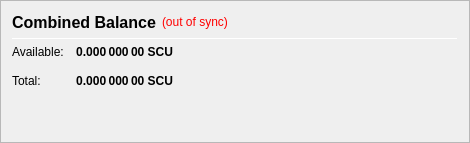
                   <widget class="QFrame" name="frame_CombinedBalances">
                    <property name="minimumSize">
                     <size>
                      <width>470</width>
                      <height>0</height>
                     </size>
                    </property>
                    <property name="frameShape">
                     <enum>QFrame::StyledPanel</enum>
                    </property>
                    <property name="frameShadow">
                     <enum>QFrame::Raised</enum>
                    </property>
                    <layout class="QVBoxLayout" name="verticalLayout_5">
                     <item>
                      <layout class="QHBoxLayout" name="horizontalLayout_5" stretch="0,0,0">
                       <item>
                        <widget class="QLabel" name="label_5z">
                         <property name="minimumSize">
                          <size>
                           <width>0</width>
                           <height>20</height>
                          </size>
                         </property>
                         <property name="font">
                          <font>
                           <pointsize>12</pointsize>
                           <weight>75</weight>
                           <bold>true</bold>
                          </font>
                         </property>
                         <property name="toolTip">
                          <string>Combined Balance (including unconfirmed and immature coins)</string>
                         </property>
                         <property name="text">
                          <string>Combined Balance</string>
                         </property>
                        </widget>
                       </item>
                       <item>
                        <widget class="QLabel" name="labelWalletStatus">
                         <property name="cursor">
                          <cursorShape>WhatsThisCursor</cursorShape>
                         </property>
                         <property name="toolTip">
                          <string>The displayed information may be out of date. Your wallet automatically synchronizes with the Faith Coin network after a connection is established, but this process has not completed yet.</string>
                         </property>
                         <property name="styleSheet">
                          <string notr="true">QLabel { color: red; }</string>
                         </property>
                         <property name="text">
                          <string notr="true">(out of sync)</string>
                         </property>
                         <property name="alignment">
                          <set>Qt::AlignLeading|Qt::AlignLeft|Qt::AlignVCenter</set>
                         </property>
                        </widget>
                       </item>
                       <item>
                        <spacer name="horizontalSpacer_1">
                         <property name="orientation">
                          <enum>Qt::Horizontal</enum>
                         </property>
                         <property name="sizeHint" stdset="0">
                          <size>
                           <width>40</width>
                           <height>20</height>
                          </size>
                         </property>
                        </spacer>
                       </item>
                      </layout>
                     </item>
                     <item>
                      <widget class="Line" name="line_CombinedBalance">
                       <property name="minimumSize">
                        <size>
                         <width>0</width>
                         <height>1</height>
                        </size>
                       </property>
                       <property name="maximumSize">
                        <size>
                         <width>16777215</width>
                         <height>1</height>
                        </size>
                       </property>
                       <property name="orientation">
                        <enum>Qt::Horizontal</enum>
                       </property>
                      </widget>
                     </item>
                     <item>
                      <layout class="QGridLayout" name="gridLayout_3">
                       <property name="spacing">
                        <number>12</number>
                       </property>
                       <item row="1" column="0">
                        <widget class="QLabel" name="labelBalanceTextz">
                         <property name="text">
                          <string>Available:</string>
                         </property>
                        </widget>
                       </item>
                       <item row="1" column="1">
                        <widget class="QLabel" name="labelBalancez">
                         <property name="font">
                          <font>
                           <weight>75</weight>
                           <bold>true</bold>
                          </font>
                         </property>
                         <property name="cursor">
                          <cursorShape>IBeamCursor</cursorShape>
                         </property>
                         <property name="toolTip">
                          <string>Your current spendable balance</string>
                         </property>
                         <property name="text">
                          <string notr="true">0.000 000 00 SCU</string>
                         </property>
                         <property name="alignment">
                          <set>Qt::AlignRight|Qt::AlignTrailing|Qt::AlignVCenter</set>
                         </property>
                         <property name="textInteractionFlags">
                          <set>Qt::LinksAccessibleByMouse|Qt::TextSelectableByKeyboard|Qt::TextSelectableByMouse</set>
                         </property>
                        </widget>
                       </item>
                       <item row="2" column="0">
                        <widget class="QLabel" name="labelTotalTextz">
                         <property name="text">
                          <string>Total:</string>
                         </property>
                        </widget>
                       </item>
                       <item row="2" column="1">
                        <widget class="QLabel" name="labelTotalz">
                         <property name="font">
                          <font>
                           <weight>75</weight>
                           <bold>true</bold>
                          </font>
                         </property>
                         <property name="cursor">
                          <cursorShape>IBeamCursor</cursorShape>
                         </property>
                         <property name="toolTip">
                          <string>Total Balance, including all unavailable coins.</string>
                         </property>
                         <property name="text">
                          <string notr="true">0.000 000 00 SCU</string>
                         </property>
                         <property name="alignment">
                          <set>Qt::AlignRight|Qt::AlignTrailing|Qt::AlignVCenter</set>
                         </property>
                         <property name="textInteractionFlags">
                          <set>Qt::LinksAccessibleByMouse|Qt::TextSelectableByKeyboard|Qt::TextSelectableByMouse</set>
                         </property>
                        </widget>
                       </item>
                       <item row="2" column="3">
                        <spacer name="horizontalSpacer_2">
                         <property name="orientation">
                          <enum>Qt::Horizontal</enum>
                         </property>
                         <property name="sizeHint" stdset="0">
                          <size>
                           <width>40</width>
                           <height>20</height>
                          </size>
                         </property>
                        </spacer>
                       </item>
                      </layout>
                     </item>
                     <item>
                      <spacer name="verticalSpacer_1">
                       <property name="orientation">
                        <enum>Qt::Vertical</enum>
                       </property>
                       <property name="sizeHint" stdset="0">
                        <size>
                         <width>20</width>
                         <height>40</height>
                        </size>
                       </property>
                      </spacer>
                     </item>
                    </layout>
                   </widget>
